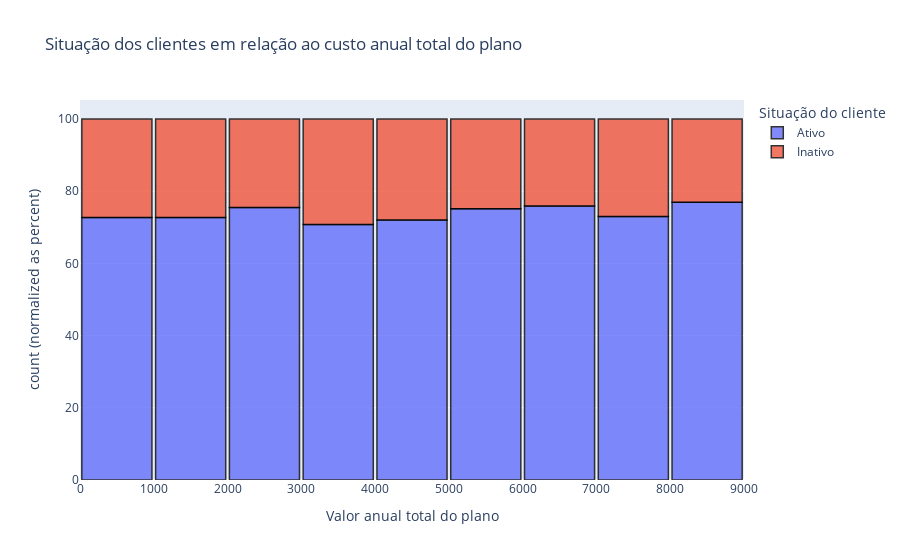

Here is the notebook cell this chart was saved with:
### Markdown cell above
### **3.2.2 - Perfil de gasto total dos clientes**

### Code cell
# # Avaliação em relação ao custo anual total do plano
df_gastos = df.Valor_Anual.value_counts()
df_gastos = df_gastos.to_frame().reset_index()
df_gastos.columns = ['Valor anual total do plano', 'Quantidade']
df_gastos['Situação do cliente'] = df.Cliente_Inativo
df_gastos['Situação do cliente'] = df_gastos['Situação do cliente'].map({0:'Ativo', 1:'Inativo'})


fig = px.histogram(df_gastos, x="Valor anual total do plano", color = "Situação do cliente", nbins = 10,
    title="Situação dos clientes em relação ao custo anual total do plano", barnorm='percent')
fig.update_traces( opacity=0.8, marker_line_width=1.5, marker_line_color = 'rgb(0,0,0)')
fig.update_layout(bargap=0.05)
fig.show()

### Figure 1 — Plotly figure (JSON) as saved in the notebook; plotly's stock layout.template omitted (floating-point values rounded to 4 significant figures; data arrays with more than 128 entries replaced by an {"elided": "..."} marker saying what was removed)
{"data": [{"alignmentgroup": "True", "bingroup": "x", "hovertemplate": "Situação do cliente=Ativo<br>Valor anual total do plano=%{x}<br>count (normalized as percent)=%{y}<extra></extra>", "legendgroup": "Ativo", "marker": {"color": "#636efa", "line": {"color": "rgb(0,0,0)", "width": 1.5}, "pattern": {"shape": ""}}, "name": "Ativo", "nbinsx": 10, "offsetgroup": "Ativo", "opacity": 0.8, "orientation": "v", "showlegend": true, "type": "histogram", "x": {"elided": "4778 float values"}, "xaxis": "x", "yaxis": "y"}, {"alignmentgroup": "True", "bingroup": "x", "hovertemplate": "Situação do cliente=Inativo<br>Valor anual total do plano=%{x}<br>count (normalized as percent)=%{y}<extra></extra>", "legendgroup": "Inativo", "marker": {"color": "#EF553B", "line": {"color": "rgb(0,0,0)", "width": 1.5}, "pattern": {"shape": ""}}, "name": "Inativo", "nbinsx": 10, "offsetgroup": "Inativo", "opacity": 0.8, "orientation": "v", "showlegend": true, "type": "histogram", "x": {"elided": "1752 float values"}, "xaxis": "x", "yaxis": "y"}], "layout": {"bargap": 0.05, "barmode": "relative", "barnorm": "percent", "legend": {"title": {"text": "Situação do cliente"}, "tracegroupgap": 0}, "title": {"text": "Situação dos clientes em relação ao custo anual total do plano"}, "xaxis": {"anchor": "y", "domain": [0, 1], "title": {"text": "Valor anual total do plano"}}, "yaxis": {"anchor": "x", "domain": [0, 1], "title": {"text": "count (normalized as percent)"}}}}
